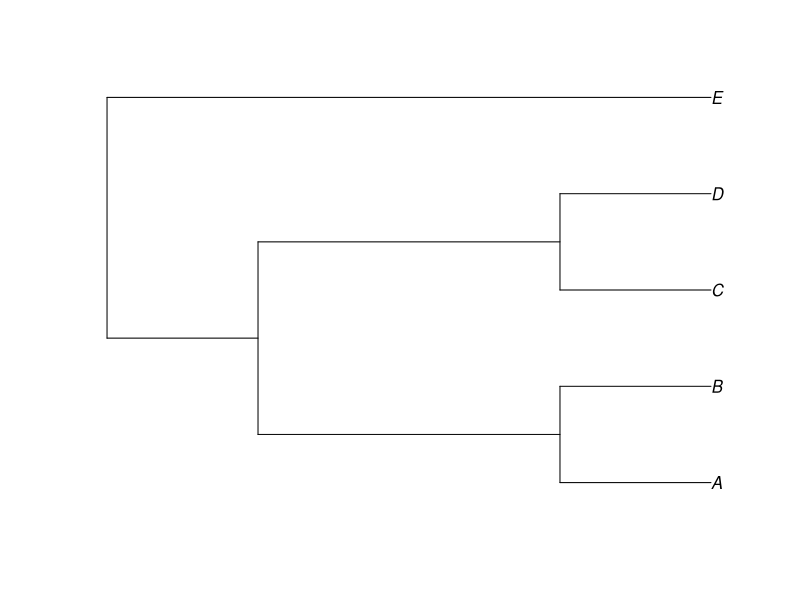
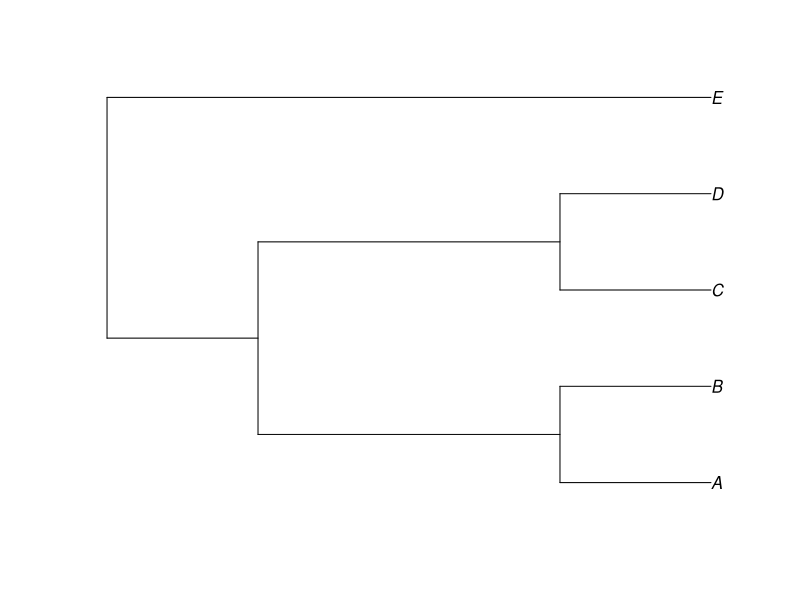
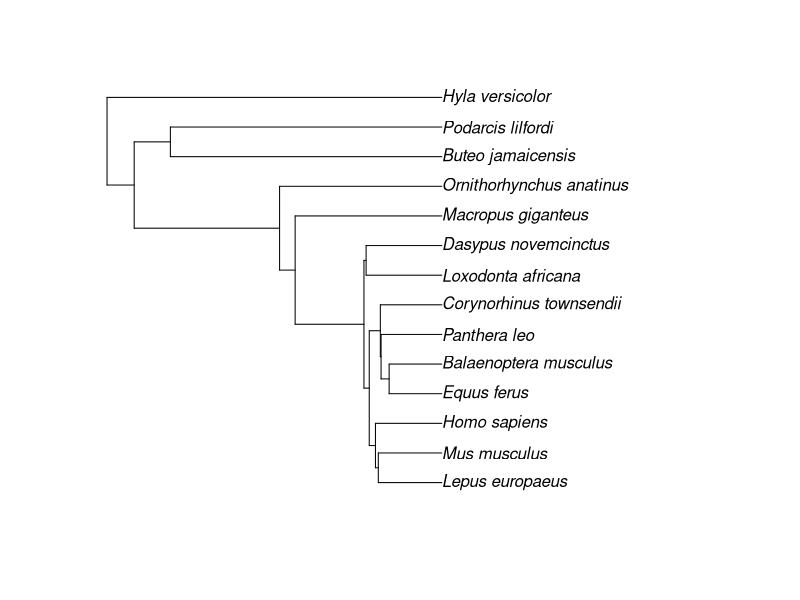

Reproduce these figures in R, in order.
## ---- chunk 1
knitr::opts_chunk$set(echo = TRUE)

library(ape)
## ---- chunk 2
x = 4
y = 3

z = x+y

z
## ---- chunk 3

var1 = 19
var2 = 23

check_sum = NULL


## ---- chunk 4

example_newick = "(((A,B),(C,D)),E);"

example_phylo = read.tree( text=example_newick )

plot( example_phylo )

## ---- chunk 5

newick = "(((A,B),(C,D)),E);"

check_phylo_extended = read.tree( text=newick )

plot( check_phylo_extended )

## ---- chunk 6
    # add code here


## ---- chunk 7
  tree_tetrapod_text="((((((((Lepus_europaeus:70.20096322090001,Mus_musculus:70.2009638712):3.154317,Homo_sapiens:73.3552735285):6.856746,(((Equus_ferus:58.229796309799994,Balaenoptera_musculus:58.22982398432999):8.913111,Panthera_leo:67.14292611620002):0.811577,Corynorhinus_townsendii:67.95450331960001):12.257514):5.856834,(Loxodonta_africana:83.676113197,Dasypus_novemcinctus:83.67612211229999):2.392725):76.041131,Macropus_giganteus:162.10993597769):17.193944,Ornithorhynchus_anatinus:179.30390079):160.6961,(Buteo_jamaicensis:300,Podarcis_lilfordi:300):40):30,Hyla_versicolor:370);"
  tree_tetrapod = read.tree( text=tree_tetrapod_text )
  plot( tree_tetrapod )
